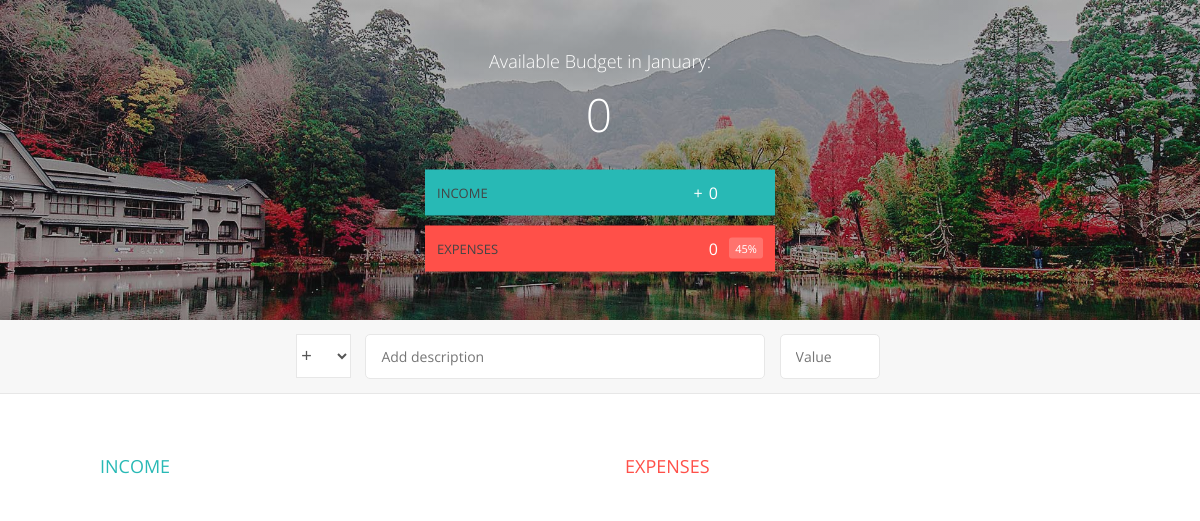
Before: / with the older database file.
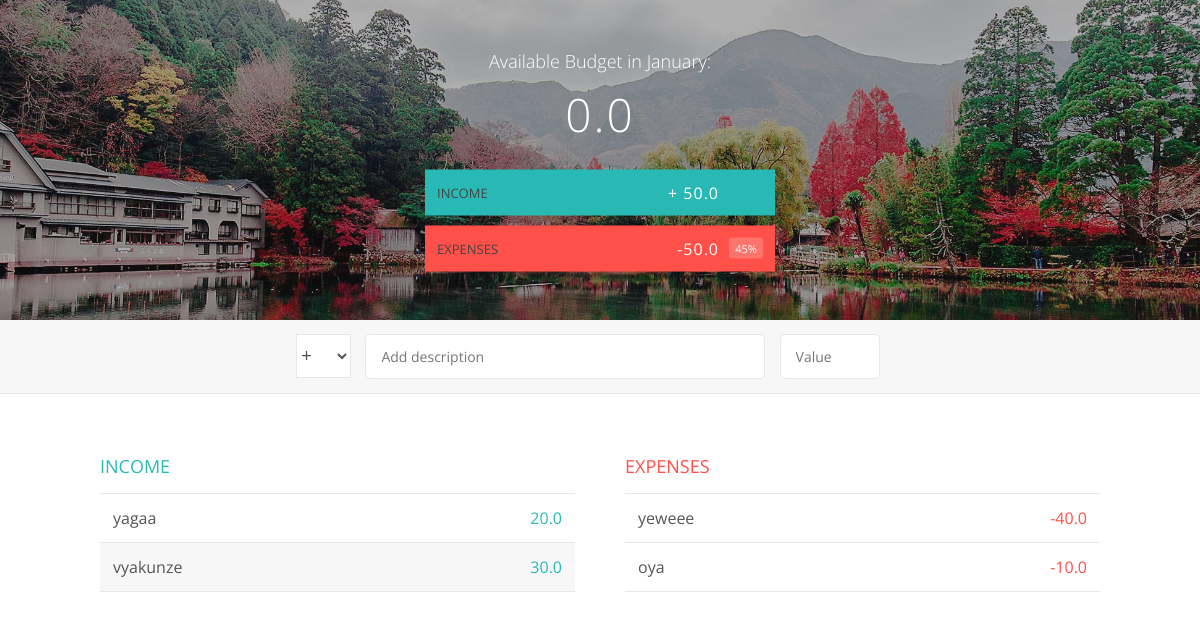
After: the same page with the newer database file.
### budgety/models.py (models this page shows, shortened)
class BudgetModel(models.Model):
    description = models.CharField(max_length=200)
    value = models.FloatField(max_length=100)

### budgety/views.py (the view, shortened to what this page needs)
# urls.py: path("", views.IndexView.as_view()),
class IndexView(View):
    def get(self, request):
        incomes = typeOfBudget(True)
        expenses = typeOfBudget(False)
        budget_model = list(BudgetModel.objects.all())
        total_budget = sum(budget.value for budget in budget_model)
        month_number = datetime.today().month
        month = calendar.month_name[month_number]
        return render(request, "budgety/index.html",{
            "incomes": incomes,
            "expenses": expenses,
            "total_budget": total_budget,
            "total_incomes": sum(list(income.value for income in incomes)),
            "total_expenses" : sum(list(expense.value for expense in expenses)),
            "month": month
        })

### budgety/views.py (called while the page is built)
def typeOfBudget(isPositive):
    if isPositive:
        incomes = BudgetModel.objects.filter(value__gt=0)
        return incomes
    else:
        depenses = BudgetModel.objects.filter(value__lte=0)
        return depenses

### budgety/templates/budgety/index.html (shortened to what this page needs)
{% extends "budgety/base.html" %}
{% block content_top %}
    <div class="top">
        <div class="budget">
            <div class="budget__title">
                Available Budget in <span class="budget__title--month">{{ month|title }}</span>:
            </div>
            <div class="budget__value">{{  total_budget }}</div>
            <div class="budget__income clearfix">
                <div class="budget__income--text">Income</div>
                <div class="right">
                    <div class="budget__income--value">+ {{ total_incomes }}</div>
                    <div class="budget__income--percentage">&nbsp;</div>
                </div>
            </div>
            <div class="budget__expenses clearfix">
                <div class="budget__expenses--text">Expenses</div>
                <div class="right clearfix">
                    <div class="budget__expenses--value"> {{ total_expenses }}</div>
                    <div class="budget__expenses--percentage">45%</div>
                </div>
            </div>
        </div>
    </div>
{% endblock  %}
{% block content_bottom %}
    <div class="bottom">
        <div class="add">
            <form class="add__container" action="/" method="POST">
                <select class="add__type" name="sign">
                    <option value="inc" selected>+</option>
                </select>
                <input type="text" class="add__description" name="text" placeholder="Add description">
                <input type="number" class="add__value" name="number" placeholder="Value">
            </form>
        </div>
        <div class="container clearfix">
            <div class="income">
                <h2 class="income__title">Income</h2>
                <div class="income__list">
                    {% for income  in incomes %}
                        <div class="item clearfix" id="">
                            <div class="item__description">{{ income.description }}</div>
                            <div class="right clearfix">
                            <div class="item__value">{{ income.value }}</div>
                            </div>
                        </div>
                    {% endfor %}
                </div>
            </div>
            <div class="expenses">
                <h2 class="expenses__title">Expenses</h2>
                <div class="expenses__list">
                    {% for expense in expenses %}
                        <div class="item clearfix" id="">
                            <div class="item__description">{{ expense.description }}</div>
                            <div class="right clearfix">
                            <div class="item__value"> {{ expense.value }}</div>
                            </div>
                            </div>
                        </div>
                    {% endfor %}
                </div>
            </div>
        </div>
    </div>
{% endblock  %}

### budgety/templates/budgety/base.html (shortened to what this page needs)
{% load static %}
<!DOCTYPE html>
<html lang="en">
    <head>
        <link href="http://code.ionicframework.com/ionicons/2.0.1/css/ionicons.min.css" rel="stylesheet" type="text/css">
        <link type="text/css" rel="stylesheet" href="{% static "./budgety/style.css" %}">
    </head>
    <body>
        {% block content_top %}
        {% endblock  %}
        {% block content_bottom %}
        {% endblock  %}
    </body>
</html>

### budgety/static/budgety/style.css (style rules this page uses)
* { margin: 0; padding: 0; box-sizing: border-box; }
.clearfix::after { content: ""; display: table; clear: both; }
body { color: #555; font-family: Open Sans; font-size: 16px; position: relative; height: 100vh; font-weight: 400; }
.right { float: right; }
.top { height: 40vh; background-image: linear-gradient(rgba(30, 30, 30, 0.35), rgba(30, 30, 30, 0.35)), url(images/bg.jpg); background-size: cover; background-position: center; position: relative; }
.budget { position: absolute; width: 350px; top: 50%; left: 50%; transform: translate(-50%, -50%); color: #fff; }
.budget__title { font-size: 18px; text-align: center; margin-bottom: 10px; font-weight: 300; }
.budget__value { font-weight: 300; font-size: 46px; text-align: center; margin-bottom: 25px; letter-spacing: 2px; }
.budget__income, .budget__expenses { padding: 12px; text-transform: uppercase; }
.budget__income { margin-bottom: 10px; background-color: #28B9B5; }
.budget__expenses { background-color: #FF5049; }
.budget__income--text, .budget__expenses--text { float: left; font-size: 13px; color: #444; margin-top: 2px; }
.budget__income--value, .budget__expenses--value { letter-spacing: 1px; float: left; }
.budget__income--percentage, .budget__expenses--percentage { float: left; width: 34px; font-size: 11px; padding: 3px 0; margin-left: 10px; }
.budget__expenses--percentage { background-color: rgba(255, 255, 255, 0.2); text-align: center; border-radius: 3px; }
.add { padding: 14px; border-bottom: 1px solid #e7e7e7; background-color: #f7f7f7; }
.add__container { margin: 0 auto; text-align: center; }
.add__type { width: 55px; border: 1px solid #e7e7e7; height: 44px; font-size: 18px; color: inherit; background-color: #fff; margin-right: 10px; font-weight: 300; transition: border 0.3s; }
.add__description, .add__value { border: 1px solid #e7e7e7; background-color: #fff; color: inherit; font-family: inherit; font-size: 14px; padding: 12px 15px; margin-right: 10px; border-radius: 5px; transition: border 0.3s; }
.add__description { width: 400px; }
.add__value { width: 100px; }
.container { width: 1000px; margin: 60px auto; }
.income { float: left; width: 475px; margin-right: 50px; }
.expenses { float: left; width: 475px; }
h2 { text-transform: uppercase; font-size: 18px; font-weight: 400; margin-bottom: 15px; }
.income__title { color: #28B9B5; }
.expenses__title { color: #FF5049; }
.item { padding: 13px; border-bottom: 1px solid #e7e7e7; }
.item:first-child { border-top: 1px solid #e7e7e7; }
.item:nth-child(even) { background-color: #f7f7f7; }
.item__description { float: left; }
.item__value { float: left; transition: transform 0.3s; }
.income .item__value, .income .item__delete--btn { color: #28B9B5; }
.expenses .item__value, .expenses .item__percentage, .expenses .item__delete--btn { color: #FF5049; }

Changed rows visible on the page:
added BudgetModel: description "yagaa", value "20.0", shown under "INCOME"
added BudgetModel: description "vyakunze", value "30.0", shown under "INCOME"
added BudgetModel: description "yeweee", value "-40.0", shown under "EXPENSES"
added BudgetModel: description "oya", value "-10.0", shown under "EXPENSES"
Other visible differences:
{{ total_budget }}: "0" → "0.0"
{{ total_incomes }}: "0" → "50.0"
{{ total_expenses }}: "0" → "-50.0"
